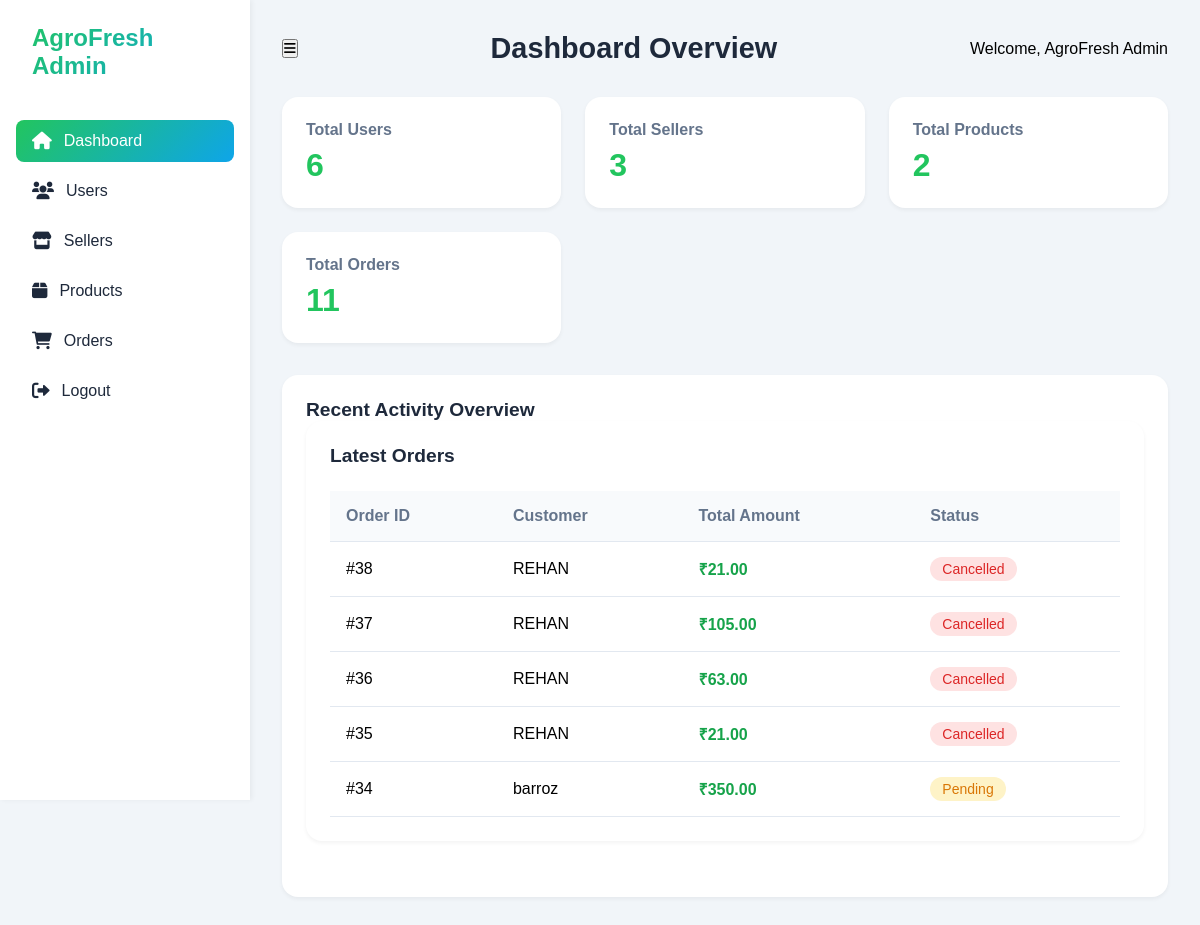
Before: /admin_dashboard.php (signed in) with the older database file.
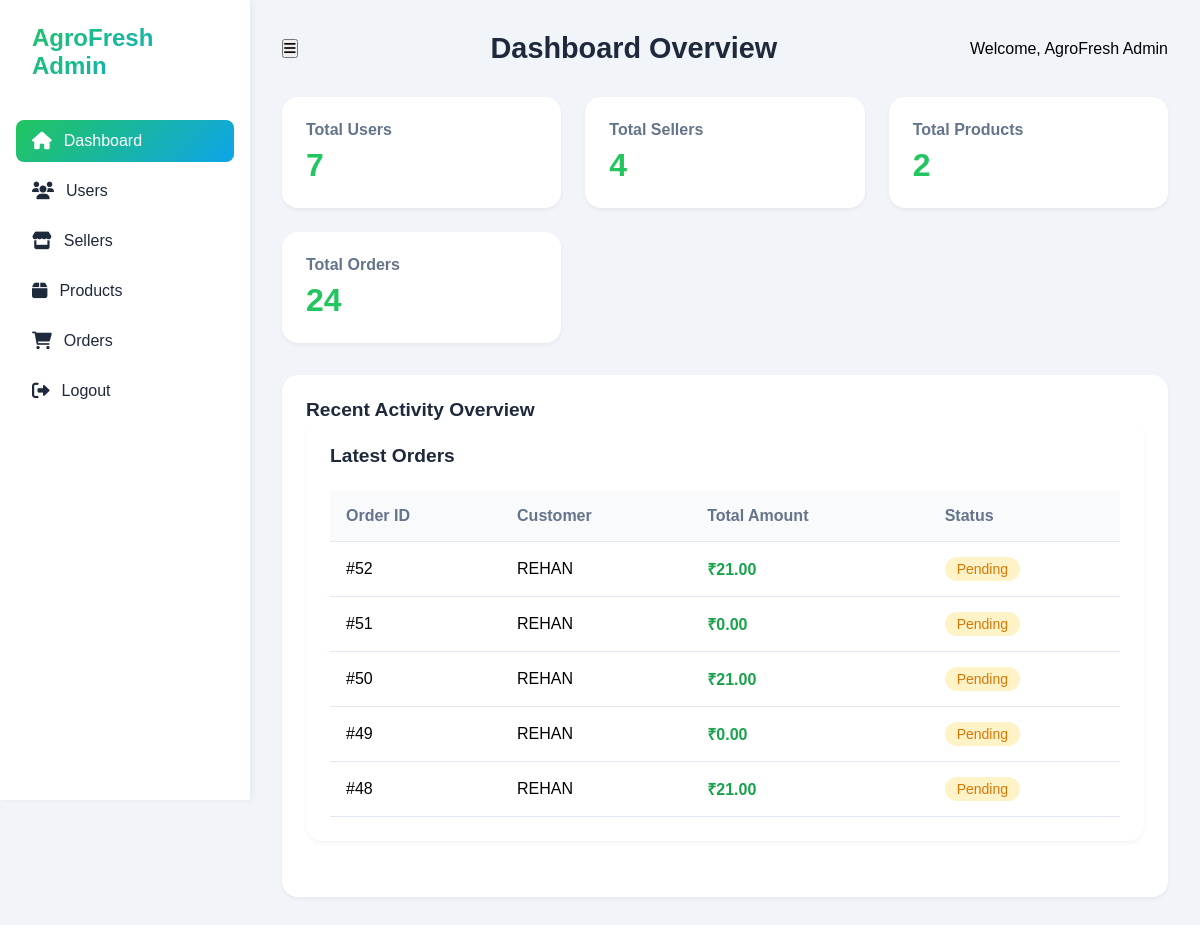
After: the same page with the newer database file.
### tables this page shows
CREATE TABLE `orders` (
  `id` int(11) NOT NULL,
  `user_id` int(11) NOT NULL,
  `total_amount` decimal(10,2) NOT NULL,
  `shipping_address` text NOT NULL,
  `payment_method` varchar(50) NOT NULL,
  `status` varchar(50) NOT NULL DEFAULT 'pending',
  `created_at` timestamp NOT NULL DEFAULT current_timestamp()
);

CREATE TABLE `users` (
  `id` int(11) NOT NULL,
  `full_name` varchar(255) NOT NULL,
  `email` varchar(255) NOT NULL,
  `mobile` varchar(15) NOT NULL,
  `address` text NOT NULL,
  `state` varchar(100) NOT NULL,
  `pincode` varchar(10) NOT NULL,
  `password` varchar(255) NOT NULL,
  `created_at` timestamp NOT NULL DEFAULT current_timestamp(),
  `role` varchar(10) NOT NULL DEFAULT 'user',
  `is_admin` tinyint(1) NOT NULL DEFAULT 0,
  `city` varchar(100) DEFAULT NULL,
  `photo_url` varchar(255) DEFAULT 'default-avatar.png',
  `admin_email` varchar(255) DEFAULT NULL,
  `admin_password` varchar(255) DEFAULT NULL
);

### admin_dashboard.php (the view, shortened to what this page needs)
<?php
require_once 'db_connection.php';
$counts = [
    'users' => 0,
    'sellers' => 0,
    'products' => 0,
    'orders' => 0
];
$query = "SELECT COUNT(*) as count FROM users WHERE role != 'admin'";
$result = $conn->query($query);
if ($result) {
    $counts['users'] = $result->fetch_assoc()['count'];
}
$query = "SELECT COUNT(*) as count FROM sellerdetails";
$result = $conn->query($query);
if ($result) {
    $counts['sellers'] = $result->fetch_assoc()['count'];
}
$query = "SELECT COUNT(*) as count FROM products";
$result = $conn->query($query);
if ($result) {
    $counts['products'] = $result->fetch_assoc()['count'];
}
$query = "SELECT COUNT(*) as count FROM orders";
$result = $conn->query($query);
if ($result) {
    $counts['orders'] = $result->fetch_assoc()['count'];
}
?>
<!DOCTYPE html>
<html lang="en">
<head>
    <link href="https://cdnjs.cloudflare.com/ajax/libs/font-awesome/6.0.0/css/all.min.css" rel="stylesheet">
</head>
<body>
    <div class="sidebar">
        <div class="logo">AgroFresh Admin</div>
        <ul class="nav-links">
            <li class="nav-item">
                <a href="#dashboard" class="nav-link active">
                    <i class="fas fa-home"></i>
                    Dashboard
                </a>
            </li>
            <li class="nav-item">
                <a href="#users" class="nav-link">
                    <i class="fas fa-users"></i>
                    Users
                </a>
            </li>
            <li class="nav-item">
                <a href="#sellers" class="nav-link">
                    <i class="fas fa-store"></i>
                    Sellers
                </a>
            </li>
            <li class="nav-item">
                <a href="#products" class="nav-link">
                    <i class="fas fa-box"></i>
                    Products
                </a>
            </li>
            <li class="nav-item">
                <a href="#orders" class="nav-link">
                    <i class="fas fa-shopping-cart"></i>
                    Orders
                </a>
            </li>
            <li class="nav-item">
                <a href="javascript:void(0);" onclick="logout()" class="nav-link">
                    <i class="fas fa-sign-out-alt"></i>
                    Logout
                </a>
            </li>
        </ul>
    </div>
    <div class="main-content">
        <div class="header">
            <h1>Dashboard Overview</h1>
            <div class="user-info">
                Welcome, <?php echo htmlspecialchars($_SESSION['name']); ?>
            </div>
        </div>
        <div class="stats-grid">
            <div class="stat-card">
                <h3>Total Users</h3>
                <div class="number"><?php echo $counts['users']; ?></div>
            </div>
            <div class="stat-card">
                <h3>Total Sellers</h3>
                <div class="number"><?php echo $counts['sellers']; ?></div>
            </div>
            <div class="stat-card">
                <h3>Total Products</h3>
                <div class="number"><?php echo $counts['products']; ?></div>
            </div>
            <div class="stat-card">
                <h3>Total Orders</h3>
                <div class="number"><?php echo $counts['orders']; ?></div>
            </div>
        </div>
        <div id="dashboard-section">
            <div class="dashboard-summary">
                <h2 class="section-title">Recent Activity Overview</h2>
                <div class="summary-content">
                    <div class="data-section">
                        <div class="section-header">
                            <h3 class="section-title">Latest Orders</h3>
                        </div>
                        <table class="data-table">
                            <thead>
                                <tr>
                                    <th>Order ID</th>
                                    <th>Customer</th>
                                    <th>Total Amount</th>
                                    <th>Status</th>
                                </tr>
                            </thead>
                            <tbody>
                                <?php
                                $dashboard_orders_query = "SELECT o.id, o.total_amount, o.status, u.full_name as customer_name
                                                        FROM orders o
                                                        JOIN users u ON o.user_id = u.id
                                                        ORDER BY o.created_at DESC
                                                        LIMIT 5";
                                $dashboard_orders_result = $conn->query($dashboard_orders_query);
                                if ($dashboard_orders_result && $dashboard_orders_result->num_rows > 0) {
                                    while ($order = $dashboard_orders_result->fetch_assoc()):
                                    ?>
                                    <tr>
                                        <td>#<?php echo $order['id']; ?></td>
                                        <td><?php echo htmlspecialchars($order['customer_name']); ?></td>
                                        <td class="price-column">₹<?php echo number_format($order['total_amount'], 2); ?></td>
                                        <td>
                                            <span class="order-status status-<?php echo $order['status'] ?: 'pending'; ?>">
                                                <?php echo ucfirst($order['status'] ?: 'pending'); ?>
                                            </span>
                                        </td>
                                    </tr>
                                    <?php
                                    endwhile;
                                } else {
                                    echo "<tr><td colspan='4' style='text-align: center;'>No orders found</td></tr>";
                                }
                                ?>
                            </tbody>
                        </table>
                    </div>
                </div>
            </div>
        </div>
    </div>
</body>
</html>

### admin_dashboard.php (style rules this page uses)
:root { --primary: #22c55e; --primary-dark: #16a34a; --secondary: #0ea5e9; --dark: #1e293b; --light: #f8fafc; --sidebar-width: 250px; --header-height: 60px; --gradient: linear-gradient(135deg, #22c55e, #0ea5e9); }
* { margin: 0; padding: 0; box-sizing: border-box; font-family: 'Plus Jakarta Sans', sans-serif; }
body { background-color: #f1f5f9; min-height: 100vh; }
.sidebar { position: fixed; top: 0; left: 0; width: var(--sidebar-width); height: 100vh; background: white; padding: 1rem; box-shadow: 2px 0 5px rgba(0, 0, 0, 0.05); z-index: 1000; }
.logo { font-size: 1.5rem; font-weight: 700; background: var(--gradient); -webkit-background-clip: text; -webkit-text-fill-color: transparent; margin-bottom: 2rem; padding: 0.5rem 1rem; }
.nav-links { list-style: none; }
.nav-item { margin-bottom: 0.5rem; }
.nav-link { display: flex; align-items: center; padding: 0.75rem 1rem; color: var(--dark); text-decoration: none; border-radius: 0.5rem; transition: all 0.3s ease; }
.nav-link.active { background: var(--gradient); color: white; }
.nav-link i { margin-right: 0.75rem; font-size: 1.1rem; }
.main-content { margin-left: var(--sidebar-width); padding: 2rem; }
.header { display: flex; justify-content: space-between; align-items: center; margin-bottom: 2rem; }
.header h1 { font-size: 1.8rem; color: var(--dark); }
.stats-grid { display: grid; grid-template-columns: repeat(auto-fit, minmax(240px, 1fr)); gap: 1.5rem; margin-bottom: 2rem; }
.stat-card { background: white; padding: 1.5rem; border-radius: 1rem; box-shadow: 0 2px 4px rgba(0, 0, 0, 0.05); }
.stat-card h3 { color: #64748b; font-size: 1rem; margin-bottom: 0.5rem; }
.stat-card .number { font-size: 2rem; font-weight: 700; color: var(--primary); }
.data-section { background: white; border-radius: 1rem; padding: 1.5rem; margin-bottom: 2rem; box-shadow: 0 2px 4px rgba(0, 0, 0, 0.05); }
.section-header { display: flex; justify-content: space-between; align-items: center; margin-bottom: 1.5rem; }
.section-title { font-size: 1.2rem; color: var(--dark); }
.data-table { width: 100%; border-collapse: collapse; }
.data-table th, .data-table td { padding: 1rem; text-align: left; border-bottom: 1px solid #e2e8f0; }
.data-table th { background: #f8fafc; font-weight: 600; color: #64748b; }
.order-status { padding: 0.25rem 0.75rem; border-radius: 2rem; font-size: 0.875rem; font-weight: 500; }
.status-pending { background: #fef3c7; color: #d97706; }
.dashboard-summary { background: white; padding: 1.5rem; border-radius: 1rem; margin-bottom: 2rem; box-shadow: 0 2px 4px rgba(0, 0, 0, 0.05); }
.data-table td { vertical-align: middle; }
.price-column { font-weight: 600; color: #16a34a; }
.status-cancelled { background: #fee2e2; color: #dc2626; }

Changed rows visible on the page:
no longer on this page (row unchanged): orders: id "38", user.full_name "REHAN", total_amount "21.00", status "Cancelled"
no longer on this page (row unchanged): orders: id "37", user.full_name "REHAN", total_amount "105.00", status "Cancelled"
no longer on this page (row unchanged): orders: id "36", user.full_name "REHAN", total_amount "63.00", status "Cancelled"
no longer on this page (row unchanged): orders: id "35", user.full_name "REHAN", total_amount "21.00", status "Cancelled"
no longer on this page (row unchanged): orders: id "34", user.full_name "barroz", total_amount "350.00", status "Pending"
added orders: id "52", user.full_name "REHAN", total_amount "21.00", status "Pending"
added orders: id "51", user.full_name "REHAN", total_amount "0.00", status "Pending"
added orders: id "50", user.full_name "REHAN", total_amount "21.00", status "Pending"
added orders: id "49", user.full_name "REHAN", total_amount "0.00", status "Pending"
added orders: id "48", user.full_name "REHAN", total_amount "21.00", status "Pending"
Other visible differences:
$counts['users']: "6" → "7"
$counts['sellers']: "3" → "4"
$counts['orders']: "11" → "24"
